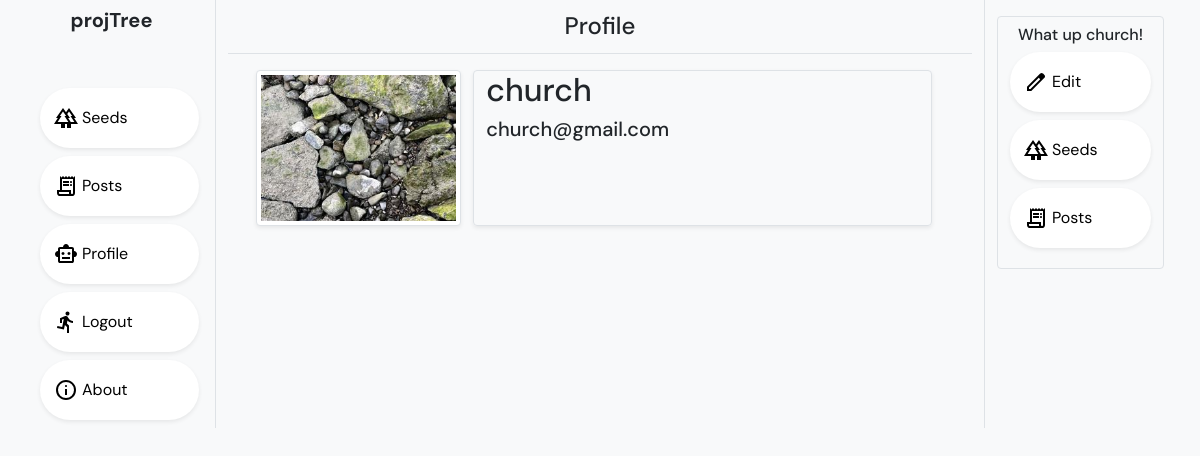
Page /account/profile/ (signed in) on the committed database.
### users/models.py (models this page shows, shortened)
class Profile(models.Model):
    user = models.OneToOneField(User, on_delete = models.CASCADE)
    image = models.ImageField(default='default.jpg', upload_to='profile_pics')

### users/views.py (the view)
# urls.py: path('profile/', views.profile_view, name='profile'),
@login_required
def profile_view(request):
    profile = Profile.objects.filter(user = request.user).first()
    return render(request, 'users/profile.html', {'profile': profile})

### users/templates/users/profile.html
{% extends "base.html" %}
{% load static %}
{% load crispy_forms_tags %}
{% block head %}
Profile
{% endblock %}
{% block content %}
    <div class="infoPart row my-3 container">
        <div class=" col-4 ">
            <img class="rounded img-thumbnail shadow-sm w-100" src="{{profile.image.url}} " alt="">
        </div>
        <div class="col-8 border rounded shadow-sm">
            <p class="h2" >{{profile.user.username}}</p>
            <p class="h5" >{{profile.user.email}}</p>
        </div>
    </div>
{% endblock %}
{% block info %}
{% if user == profile.user %}
<a href="{% url 'profile_update' %} " class="navBtn d-flex rounded-pill col-12 mb-2 shadow-sm py-3 bg-white" >
    <img class="me-1" src="{% static 'seed/icons/edit_icon.svg' %}" alt="alt">
    <p class="d-none d-md-block my-auto">Edit</p>
</a>
{% endif %}
<a href="{% url 'user_seeds' user %}" class="navBtn d-flex rounded-pill col-12 mb-2 shadow-sm py-3 bg-white" >
    <img class="me-1" src="{% static 'seed/icons/seed_list_icon.svg' %} " alt="alt">
    <p class="d-none d-md-block my-auto">Seeds</p>
</a>
<a href="{%url 'user_posts' user%}" class="navBtn d-flex rounded-pill col-12 mb-2 shadow-sm py-3 bg-white" >
    <img class="me-1" src="{% static 'seed/icons/posts_icon.svg' %}  " alt="alt">
    <p class="d-none d-md-block my-auto">Posts</p>
</a>
{% endblock %}

### templates/base.html (shortened to what this page needs)
{% load static %}
<!DOCTYPE html>
<html lang="en" style="height: 100%;">
<head>
  <link href="https://cdn.jsdelivr.net/npm/bootstrap@5.0.2/dist/css/bootstrap.min.css" rel="stylesheet"
>
  <link rel="stylesheet" type="text/css" href="{% static 'seed/css/style.css' %}">
</head>
<body class="bg-light" style="height: 100%;">
  <div class="container-fluid row mx-0 bg-light" style="font-family: DM Sans; ">
    <div class="navPart col-lg-2 col-md-2 col-sm-2 d-none d-sm-block bg-light border-end">
      <div class="d-flex flex-column sticky-top">
        <div class="logo justify-content-center align-content-center mb-5">
          <a class="text-body navbar-brand d-none d-md-block text-center" href="{% url 'home' %} "><strong>projTree</strong></a>
        </div>
        <div class="navs row justify-content-center mx-1">
          <a href="{% url 'seed_list' %} " class="navBtn d-flex rounded-pill col-12 mb-2 shadow-sm py-3" >
            <img class="me-1" src="{% static 'seed/icons/seed_list_icon.svg' %}" alt="alt">
            <p class="d-none d-md-block my-auto">Seeds</p>
          </a>
          <a href="{% url 'posts' %} " class="navBtn d-flex rounded-pill col-12 mb-2 shadow-sm py-3">
            <img class="me-1" src="{% static 'seed/icons/posts_icon.svg' %}" alt="alt">
            <p class="d-none d-md-block my-auto">Posts</p>
          </a>
          {% if user.is_authenticated %}
          <a href="{% url 'profile' %} " class="navBtn d-flex rounded-pill col-12 mb-2 shadow-sm py-3">
            <img class="me-1" src="{% static 'seed/icons/profile_icon.svg' %}" alt="alt">
            <p class="d-none d-md-block my-auto">Profile</p>
          </a>
          <a href="{% url 'confirm_logout' %} " class="navBtn d-flex rounded-pill col-12 mb-2 shadow-sm py-3">
            <img class="me-1" src="{% static 'seed/icons/logout_icon.svg' %}" alt="alt">
            <p class="d-none d-md-block my-auto">Logout</p>
          </a>
          {% endif %}
          <a href="{% url 'about' %} " class="navBtn d-flex rounded-pill col-12 mb-2 shadow-sm py-3">
            <img class="me-1" src="{% static 'seed/icons/about_icon.svg' %}" alt="alt">
            <p class="d-none d-md-block my-auto">About</p>
          </a>
        </div>
      </div>
    </div>
    <div class="contentPart col-lg-8 col-md-10 col-sm-10  bg-light" style="padding-top: 0%;">
      <div class="heading border-bottom sticky-top text-center bg-light h4 py-2" >
        <p class="my-1"> {% block head %} {% endblock %} </p>
      </div>
      <div class="px-1">
        {% block content %}
        {% endblock %}
      </div>
    </div>
    <div class="infoPart col-lg-2 col-md-2 d-none d-lg-block border-start">
      <div class="sticky-top rounded border mt-3 p-2">
        {% if user.is_authenticated %}
        <div class="text-center">
          <p class="h6">What up {{user.username}}! </p>
        </div>
        {% endif %}
        <div class="navs row justify-content-center m-1">
          {% block info %}
          {% endblock %}
        </div>
      </div>
    </div>
  </div>
</body>
</html>

### seed/static/seed/css/style.css (style rules this page uses)
a { text-decoration: none; }

### templates/base.html (style rules this page uses)
.navBtn { background-color: white; color: #000; box-sizing: border-box; border: 2px solid transparent; }

### rows in the picture
Profile: image (placeholder picture), user.username "church", user.email "church@gmail.com"

### other values in the picture
{{ user.username }} "church"
